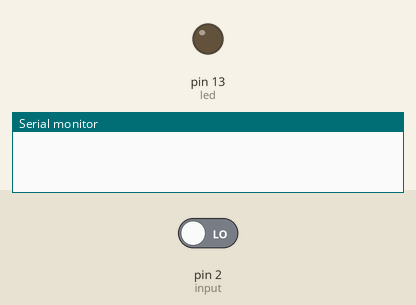
Bench run of a sketch on a simulated Arduino Uno, built with avr-gcc and run on an emulated ATmega328P. Parts: output pins drawn as LEDs (lit = HIGH), the last lines printed to the serial monitor. The test bench sets the inputs (shaded band); at power-on: pin 2 (input) LOW.

Above: at 1.2 s.
1.3 s: pin 2 (input) driven HIGH
At 1.7 s:
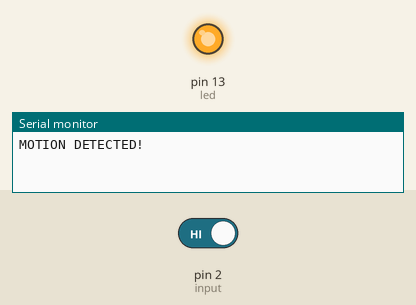
2.8 s: pin 2 (input) driven LOW
At 4.0 s:
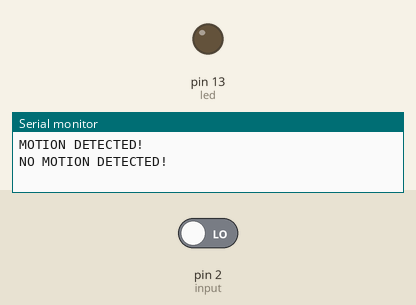
Timing chart, 0 to 5.8 s (numbered marks = the images above; inputs shaded):
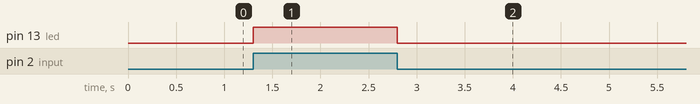

The sketch:

source.ino
```cpp
/*
* Defining all variables
*/
int led = 13;
int input = 2;
int motion = LOW;
int value = 0;

/*
* Setup method
*/
void setup()
{
  /*
  * Assigning pins, creating interrupt, attaching it to 'detectMotion'
  */
  pinMode(input, INPUT);
  pinMode(led, OUTPUT);

  attachInterrupt(digitalPinToInterrupt(2), detectMotion, CHANGE);

  Serial.begin(9600);
}

/*
* Loop method
*/
void loop()
{
}

/*
* Method created for the interrupt
*/
void detectMotion()
{
    /*
    * Checking if motion is detected
    */
    if (digitalRead(input) == HIGH)
    {
      /*
      * Prinint that motion is detected, setting LED to 'HIGH'.
      */
      Serial.println("MOTION DETECTED!");
      digitalWrite(led, HIGH);
    }
    else
    {
      /*
      * Printing that motion is not detected, setting LED to 'LOW'.
      */
      Serial.println("NO MOTION DETECTED!");
      digitalWrite(led, LOW);
    }
}
```

Measured:
- after the input at 1.3 s, pin 13 (led): LOW → HIGH at once
- after the input at 2.8 s, pin 13 (led): HIGH → LOW at once
